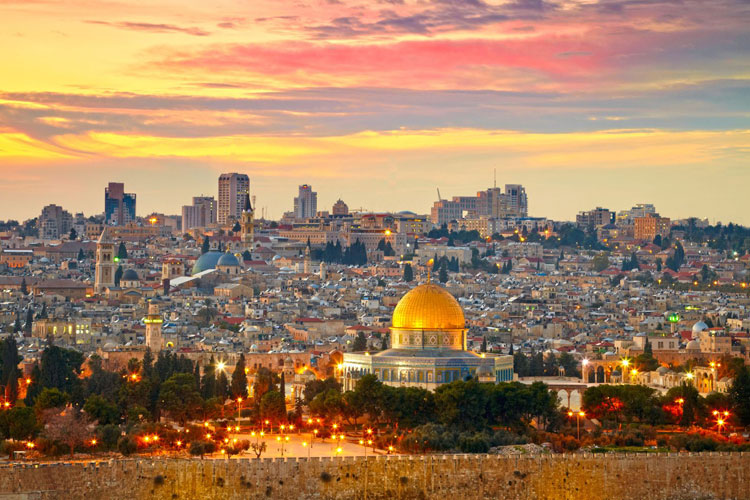
#> input picture Equalization-and-Quantization/jerusalem.jpg, 750 x 500 px
$ python main.py
#> lines starting #> are read from the running program, lines starting #| are printed output that depends on the picture
### Equalization-and-Quantization/sol1.py
import numpy as np
from imageio import imread
from matplotlib import pyplot as plt
from skimage.color import rgb2gray

###################################################
#                    Constants                    #
###################################################

RGB_TO_YIQ_MAT = np.array([[0.299, 0.587, 0.114],
                           [0.596, -0.275, -0.321],
                           [0.212, -0.523, 0.311]])
YIQ_TO_RGB_MAT = np.linalg.inv(RGB_TO_YIQ_MAT)

##################################################
#                 The Exercise                   #
##################################################

# 3.1 Toy Example
x = np.hstack([np.repeat(np.arange(0, 50, 2), 10)[None, :], np.array([255]*6)[None, :]])
grad = np.tile(x, (256, 1))


# 3.2 Reading an image into a given representation


def read_image(filename, representation):
    """
    This function reads an image into a given representation.
    :param filename: the file name of an image on disk
    :param representation: representation code, can be either 1 or 2
    when 1 defines a grayscale image, and 2 defines an RGB image.
    :return: an image, according to the given representation
    """
#> called with filename = 'jerusalem.jpg', representation = 1
    im = imread(filename)
#> im is the input picture: shape (500, 750, 3); mean R, G, B 161.5, 127.6, 96.1
    im_float = np.true_divide(im, 255).astype(np.float64)

    if representation == 1:
        im_float = im.astype(np.float64)
        im_float /= 255
        # if the picture is rgb -> turn to gray scale
        if im_float.ndim == 3:
            im_gray = rgb2gray(im_float).astype(np.float64)
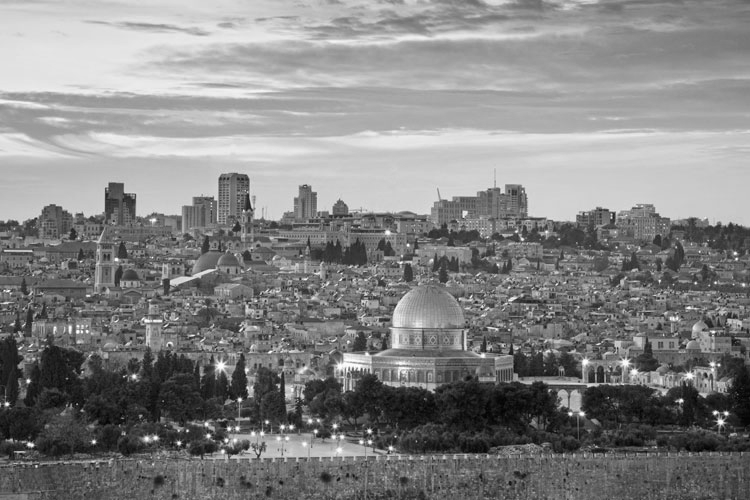
#> im_gray: shape (500, 750) float64; min 0.005, max 1, mean 0.52
            return im_gray
        # if the picture is gray -> leave it gray
        return im_float
    else:
        return im_float


# 3.3 Displaying an image


# [11 lines left out: function imdisplay, not called in this run]


# 3.4 Transforming an RGB image to YIQ color space


def rgb2yiq(imRGB):
    """
    :param imRGB: an RGB image matrix of shape height x width x np.float64
    :return: a YIQ representation matrix of the given image matrix
    """
    im_original_shape = imRGB.shape
    return np.dot(imRGB.reshape(-1, 3), RGB_TO_YIQ_MAT.T).reshape(im_original_shape)


def yiq2rgb(imYIQ):
    """
    :param imYIQ: a YIQ image matrix of shape height x width x np.float64
    :return: an RGB representation matrix of the given image matrix
    """
    im_original_shape = imYIQ.shape
    return np.dot(imYIQ.reshape(-1, 3), YIQ_TO_RGB_MAT.T).reshape(im_original_shape)


# 3.5 Histogram Equalization


def stretch_function(c_k, c_m, c_255):
    """
    The stretch function according to lecture
    :param c_k: a cumulative normalized histogram
    :param c_m: first non zero gray level value
    :param c_255: last gray level value
    :return:
    """
    return ((c_k - c_m) / (c_255 - c_m)) * 255


def histogram_equalize(im_orig):
    """
    :param im_orig: The input grayscale or RGB float64 image with values in [0, 1]
    :return: a list [im_eq, hist_orig, hist_eq], where:
             im_eq - the image after equalization
             hist_orig - the histogram of the original image
             hist_eq - the equalized histogram of the original image
    """
    # (1) Compute the image histogram
    im_orig *= 255

    if im_orig.ndim == 3:
        im_yiq = rgb2yiq(im_orig)
        img = im_yiq[:, :, 0]  # Taking the Y channel
    else:
        img = im_orig

    hist_orig, bins = np.histogram(img.flatten(), 256, (0, 255))

    # (2) Compute the cumulative histogram
    cumulative_hist = np.cumsum(hist_orig)

    # (3) Normalize the cumulative histogram
    n_pixels = cumulative_hist[-1]
    cumulative_normalized_hist = cumulative_hist / n_pixels

    # (4) Multiply the normalized histogram by 255
    cumulative_normalized_hist *= 255


    # (5) Verify that the minimal value is 0 and that the maximal is 255,
    # otherwise stretch the result linearly in the range [0, 255].

    stretched = False
    first_non_zero = cumulative_hist[np.nonzero(cumulative_hist)[0][0]]
    last_grey_lvl = cumulative_hist[255]

    if hist_orig[0] == 0 or hist_orig[255] == 0:
        stretched = True
        cumulative_normalized_hist = stretch_function(cumulative_hist,
                                                      first_non_zero,
                                                      last_grey_lvl)

    # (6) Round the values to get integers
    lut = cumulative_normalized_hist.astype(int)

    # (7) Map the intensity values of the image using the result of step 6.
    if stretched:
        hist_eq = np.zeros((256,))
        hist_eq[lut] += hist_orig
    else:
        hist_eq = lut

    if im_orig.ndim == 3:
        im_yiq[:, :, 0] = lut[img.astype(int)]
        im_eq = yiq2rgb(im_yiq)
        im_eq = np.rint(im_eq)
    else:
        im_eq = lut[img.astype(int)]

    im_eq = im_eq.astype(np.float64) / 255

    return [im_eq, hist_orig, hist_eq]


# 3.6 Optimal Image Quantization


def error_func(h, q, z, n_quant):
    """
    The error function as specified in the recitation.
    :return: The error on the given q and z.
    """
    err = 0
    z = z.astype(int)
    for i in range(n_quant):
        g = np.arange(z[i] + 1, z[i + 1]).astype(int)
        err += ((np.full((z[i+1] - z[i] - 1).astype(int), q[i]).astype(int) - g)**2).T @ h[g]
    return err


def initialize_z(hist_orig, z, n_quant, n_pixels):
    """
    Does the initialization of the z components
    such that in each segment [z_(i),z_(i+1)] there will
    be approximately equal number of pixels.
    :return: z
    """
    i = 0
    for k in range(1, n_quant):
        hist_temp = hist_orig[i:]
        z[k] = np.where(np.cumsum(hist_temp) >= n_pixels)[0][0] + i
        i = z[k].astype(int)
    return z


def quantized_hist(q, z, n_quant):
    """
    Calculating the histogram of the image after quantization.
    :return: quantized hist
    """
    hist = np.zeros((256, ))
    for i in range(n_quant):
        hist[z[i]+1: z[i+1] + 1] = q[i]
    return hist.astype(int)


def quantization_iters(hist_orig, q, z, n_iter, n_quant):
    """
    Does the iterations of the error's minimization
    in the quantization functions.
    :return: z, q, error
    """
    error = list()
    for i in range(n_iter):
        for j in range(n_quant):
            g = np.arange(z[j] + 1, z[j + 1] + 1).astype(int)
            q[j] = (g.T @ hist_orig[g]) / np.sum(hist_orig[g])
        for j in range(1, n_quant):
            z[j] = (q[j - 1] + q[j]) / 2
        err = error_func(hist_orig, q, z, n_quant)
        if i == 0:
            error.append(err)
        else:
            if err != error[i - 1]:
                error.append(err)
            else:
                break
    return z, q, error


def quantize(im_orig, n_quant, n_iter):
    """
    :param im_orig: The input grayscale or RGB float64 image with values in [0, 1]
    :param n_quant: The number of intensities the output im_quant image should have
    :param n_iter:  The maximum number of iterations of the optimization procedure
    :return:  a list [im_quant, error] where
              im_quant - is the quantized output image.
              (float64 image with values in [0, 1]).
              error - is an array with shape (n_iter,) (or less) of the
              total intensities error for each iteration of the quantization procedure.
    """
    im_orig *= 255

    if im_orig.ndim == 3:
        im_yiq = rgb2yiq(im_orig)
        img = im_yiq[:, :, 0]  # Taking the Y channel
    else:
        img = im_orig

    hist_orig, bins = np.histogram(img.flatten(), 256, (0, 255))
    z = np.zeros((n_quant + 1, ))
    z[0] = -1
    z[n_quant] = 255
    q = np.zeros((n_quant, ))

    # first initialization of the segments

    z = initialize_z(hist_orig, z, n_quant, np.cumsum(hist_orig)[-1] / n_quant)
    for i in range(n_quant):
        q[i] = (z[i] + z[i+1]) / 2

    # The iterations of the quantization algorithm
    z, q, error = quantization_iters(hist_orig, q, z, n_iter, n_quant)

    # restore histogram of the quantized image
    hist_quant = quantized_hist(q, z.astype(int), n_quant)

    if im_orig.ndim == 3:
        im_yiq[:, :, 0] = hist_quant[img.astype(int)]
        im_quant = yiq2rgb(im_yiq)
        im_quant = im_quant.astype(int).astype(float) / 255
    else:
        im_quant = hist_quant[img.astype(int)].astype(int).astype(float) / 255

    return [im_quant, np.array(error)]

### Equalization-and-Quantization/main.py
from sol1 import *


def histeq(im,nbr_bins=256):
    # get image histogram
    imhist,bins = np.histogram(im.flatten(),nbr_bins, (0, 255))
    cdf = np.cumsum(imhist)  # cumulative distribution function
    cdf = 255 * cdf / cdf[-1]  # normalize

    # use linear interpolation of cdf to find new pixel values
    im2 = np.interp(im.flatten(),bins[:-1],cdf)
    im2 = im2.reshape(im.shape) / 255

    return im2.astype(np.float64)


def show_img(img):
    plt.imshow(img, cmap=plt.cm.gray)
    plt.show()


def show_hist(img):
    plt.hist(img.flatten(), 256, [0, 256], color='r')
    plt.xlim([0, 256])
    plt.show()


if __name__ == '__main__':

    #########################################
    #     Histogram Equalization Testing    #
    #########################################

    images = [read_image("jerusalem.jpg", 1),
              read_image("monkey.jpg", 2),
              read_image("Unequalized_Hawkes_Bay_NZ.jpg", 1)]
#> call 2 of read_image, with filename = 'monkey.jpg', representation = 2
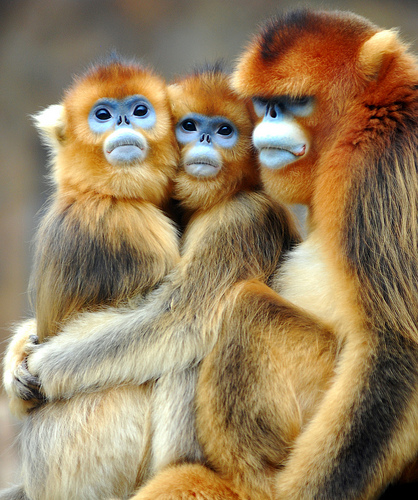
#> input picture Equalization-and-Quantization/monkey.jpg, 418 x 500 px
#> in read_image, im is the input picture: shape (500, 418, 3); mean R, G, B 151.5, 128.7, 94.8
#> call 3 of read_image, with filename = 'Unequalized_Hawkes_Bay_NZ.jpg', representation = 1
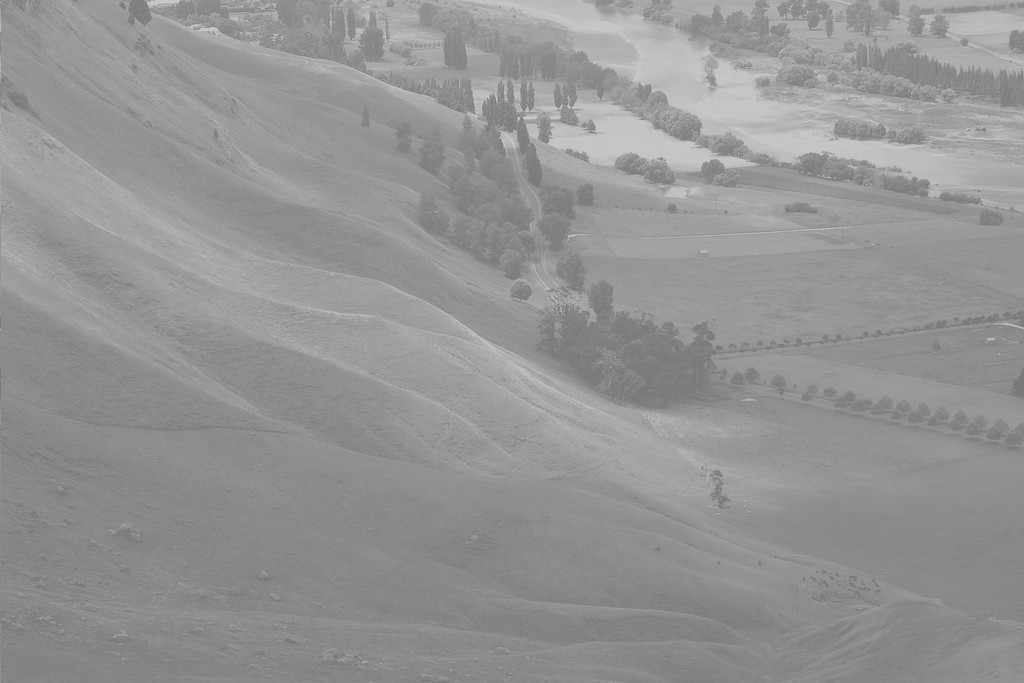
#> input picture Equalization-and-Quantization/Unequalized_Hawkes_Bay_NZ.jpg, 1024 x 683 px
#> in read_image, im is the input picture: shape (683, 1024, 3); min 114, max 208, mean 148
    for im in images:
        # Original image and histogram
        show_img(im)
        show_hist(im * 255)

        # Image and histogram after equalization
        im_eq = histogram_equalize(im)[0]
        show_img(im_eq)
        show_hist(im_eq * 255)

        # Quantization of equalized image
        lst = quantize(im_eq, 4, 10)
        show_img(lst[0])
        show_hist(lst[0] * 255)
#> this loop made 3 passes
#> (n_pixels in histogram_equalize, stretched in histogram_equalize, first_non_zero in histogram_equalize, last_grey_lvl in histogram_equalize, q in quantize) on passes 1, 3: (375000, True, 1, 375000, [32.86, 96.61, 158.9, 221.9]), (699392, True, 1, 699392, [39.36, 104.9, 161.9, 222.7])
#> (n_pixels in histogram_equalize, stretched in histogram_equalize, first_non_zero in histogram_equalize, last_grey_lvl in histogram_equalize, q in quantize) on pass 2: (209000, False, 489, 209000, [32.15, 95.25, 159.2, 223])
#> pass 1, in show_hist (call 2), `plt.show()`:
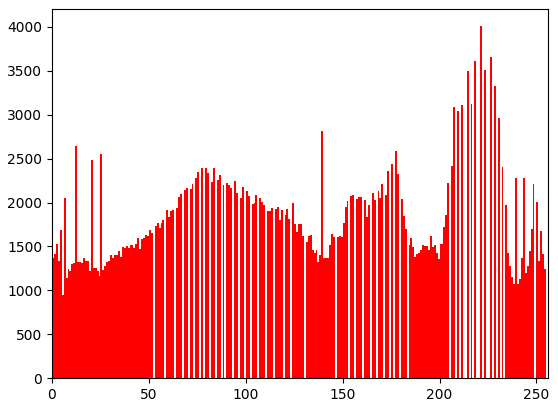
#> figure drawn by matplotlib, 1 panel; tallest bar 4008 high, from x = 221 to 222
#> pass 1, in show_img (call 3), `plt.show()`:
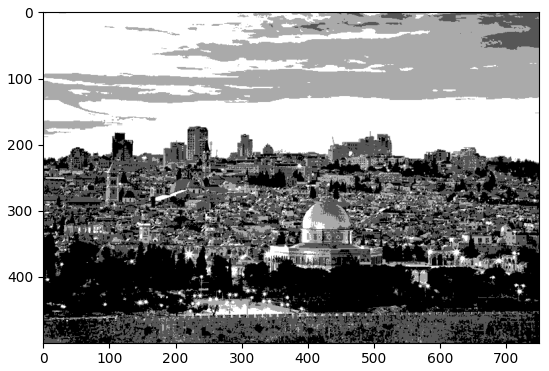
#> figure drawn by matplotlib, 1 panel
#> pass 2, in show_hist (call 6), `plt.show()`:
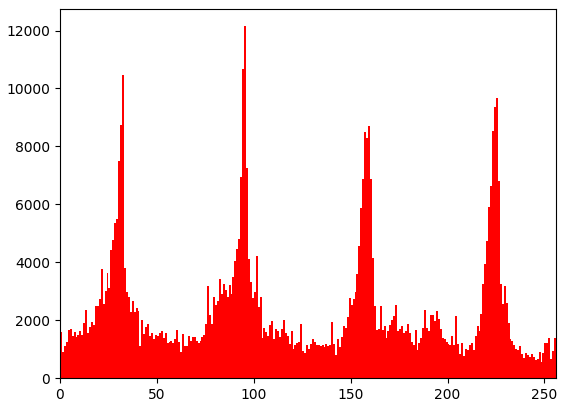
#> figure drawn by matplotlib, 1 panel; tallest bar 12149 high, from x = 95 to 96
#> after the loop:
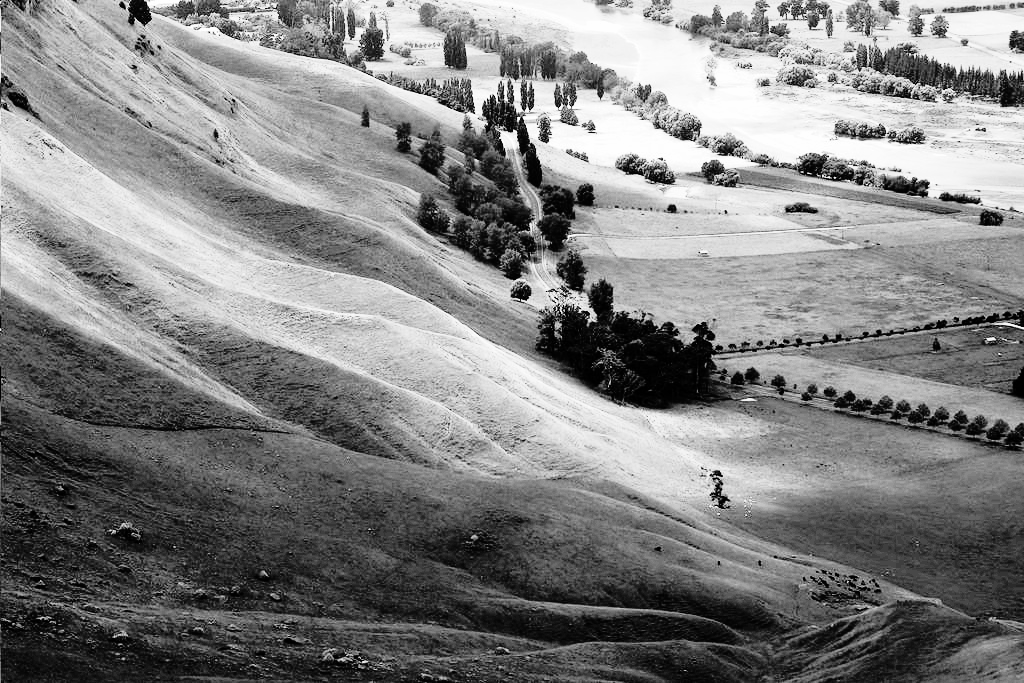
#> im_eq: shape (683, 1024) float64; min 0, max 255, mean 130
